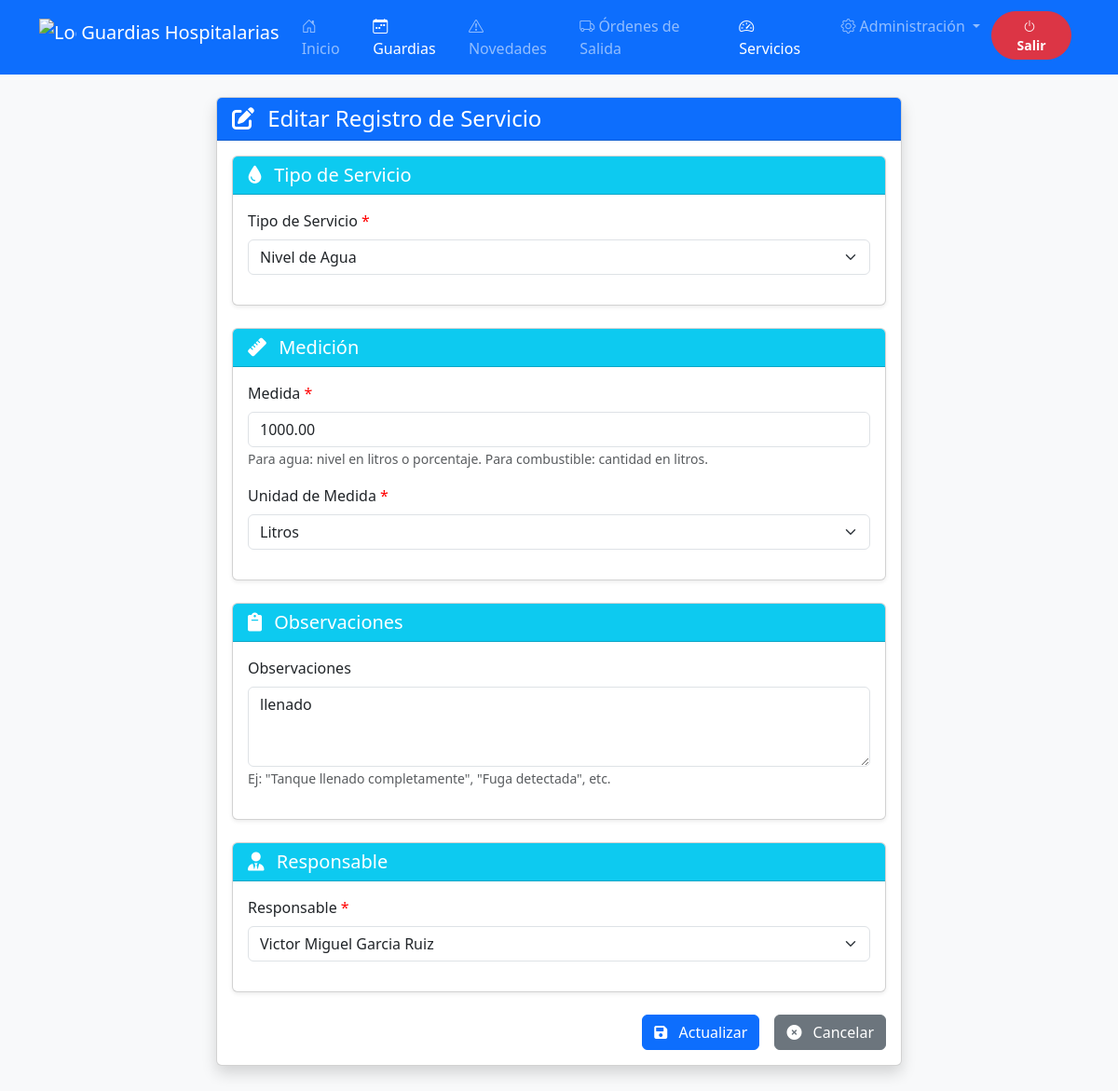
Page /sistema_guardias/modulos/servicios/editar_servicio.php?id=7 (signed in) on the committed database.
### tables this page shows
CREATE TABLE `servicios` (
  `id_servicio` int(11) NOT NULL,
  `tipo` enum('agua','combustible') NOT NULL,
  `medida` decimal(10,2) NOT NULL,
  `unidad` enum('litros','porcentaje') DEFAULT 'litros',
  `observaciones` text DEFAULT NULL,
  `responsable` int(11) NOT NULL,
  `fecha_registro` datetime NOT NULL DEFAULT current_timestamp()
);

CREATE TABLE `personal` (
  `id_personal` int(11) NOT NULL,
  `nombre` varchar(100) NOT NULL,
  `apellido` varchar(100) NOT NULL,
  `grado` varchar(20) NOT NULL,
  `estado` tinyint(1) DEFAULT 1
);

### sistema_guardias/includes/funciones/funciones_servicios.php (called while the page is built, shortened)
<?php
function obtenerServicioPorId($conn, $id_servicio) {
    $stmt = $conn->prepare("SELECT * FROM servicios WHERE id_servicio = ?");
    $stmt->bind_param("i", $id_servicio);
    $stmt->execute();
    $result = $stmt->get_result();
    return $result->fetch_assoc();
}

### sistema_guardias/modulos/servicios/editar_servicio.php (the view, shortened to what this page needs)
<?php
require_once "../../includes/conexion.php";
require_once "../../includes/funciones/funciones_servicios.php";
$id_servicio = isset($_GET['id']) ? (int)$_GET['id'] : 0;
$servicio = obtenerServicioPorId($conn, $id_servicio);
$personal = [];
try {
    $stmt = $conn->query("SELECT id_personal, nombre, apellido FROM personal WHERE estado = 1 ORDER BY nombre");
    $personal = $stmt->fetch_all(MYSQLI_ASSOC);
} catch (Exception $e) {
    error_log("Error al obtener personal: " . $e->getMessage());
}
$titulo_pagina = "Editar Registro de Servicio";
?>
<!DOCTYPE html>
<html lang="es">
<head>
    <link href="../../assets/css/bootstrap.min.css" rel="stylesheet">
    <link href="https://cdn.jsdelivr.net/npm/bootstrap-icons@1.8.0/font/bootstrap-icons.css" rel="stylesheet">
    <link href="https://cdnjs.cloudflare.com/ajax/libs/font-awesome/6.0.0-beta3/css/all.min.css" rel="stylesheet">
</head>
<body class="bg-light">
    <?php include "../../includes/navbar.php"; ?>
    <div class="container py-4">
        <div class="row justify-content-center">
            <div class="col-md-8">
                <div class="card shadow mb-4">
                    <div class="card-header bg-primary text-white">
                        <h4 class="mb-0"><i class="fas fa-edit me-2"></i> <?= htmlspecialchars($titulo_pagina) ?></h4>
                    </div>
                    <div class="card-body">
                        <form action="proceso_editar_servicio.php" method="post" id="formServicio">
                            <div class="card mb-4 shadow-sm">
                                <div class="card-header bg-info text-white">
                                    <h5 class="mb-0"><i class="fas fa-tint me-2"></i> Tipo de Servicio</h5>
                                </div>
                                <div class="card-body">
                                    <div class="mb-3">
                                        <label for="tipo" class="form-label required-field">Tipo de Servicio</label>
                                        <select class="form-select" id="tipo" name="tipo" required>
                                            <option value="agua" <?= $servicio['tipo'] == 'agua' ? 'selected' : '' ?>>Nivel de Agua</option>
                                        </select>
                                    </div>
                                </div>
                            </div>
                            <div class="card mb-4 shadow-sm">
                                <div class="card-header bg-info text-white">
                                    <h5 class="mb-0"><i class="fas fa-ruler me-2"></i> Medición</h5>
                                </div>
                                <div class="card-body">
                                    <div class="mb-3">
                                        <label for="medida" class="form-label required-field">Medida</label>
                                        <input type="number" step="0.01" class="form-control" id="medida" name="medida"
                                               value="<?= htmlspecialchars($servicio['medida']) ?>" required>
                                        <small class="text-muted">Para agua: nivel en litros o porcentaje. Para combustible: cantidad en litros.</small>
                                    </div>
                                    <div class="mb-3">
                                        <label for="unidad" class="form-label required-field">Unidad de Medida</label>
                                        <select class="form-select" id="unidad" name="unidad" required>
                                            <option value="litros" <?= $servicio['unidad'] == 'litros' ? 'selected' : '' ?>>Litros</option>
                                        </select>
                                    </div>
                                </div>
                            </div>
                            <div class="card mb-4 shadow-sm">
                                <div class="card-header bg-info text-white">
                                    <h5 class="mb-0"><i class="fas fa-clipboard me-2"></i> Observaciones</h5>
                                </div>
                                <div class="card-body">
                                    <div class="mb-3">
                                        <label for="observaciones" class="form-label">Observaciones</label>
                                        <textarea class="form-control" id="observaciones" name="observaciones" rows="3"><?= htmlspecialchars($servicio['observaciones']) ?></textarea>
                                        <small class="text-muted">Ej: "Tanque llenado completamente", "Fuga detectada", etc.</small>
                                    </div>
                                </div>
                            </div>
                            <div class="card mb-4 shadow-sm">
                                <div class="card-header bg-info text-white">
                                    <h5 class="mb-0"><i class="fas fa-user-tie me-2"></i> Responsable</h5>
                                </div>
                                <div class="card-body">
                                    <div class="mb-3">
                                        <label for="responsable" class="form-label required-field">Responsable</label>
                                        <select class="form-select" id="responsable" name="responsable" required>
                                            <?php foreach ($personal as $p): ?>
                                                <option value="<?= htmlspecialchars($p['id_personal']) ?>"
                                                    <?= (isset($servicio['responsable']) && $servicio['responsable'] == $p['id_personal']) ? 'selected' : '' ?>>
                                                    <?= htmlspecialchars($p['nombre'] . ' ' . $p['apellido']) ?>
                                                </option>
                                            <?php endforeach; ?>
                                        </select>
                                    </div>
                                </div>
                            </div>
                            <div class="d-grid gap-2 d-md-flex justify-content-md-end mt-4">
                                <button type="submit" class="btn btn-primary me-md-2">
                                    <i class="fas fa-save me-2"></i> Actualizar
                                </button>
                                <a href="listar_servicios.php" class="btn btn-secondary">
                                    <i class="fas fa-times-circle me-2"></i> Cancelar
                                </a>
                            </div>
                        </form>
                    </div>
                </div>
            </div>
        </div>
    </div>
    <?php include "../../includes/footer.php"; ?>
</body>
</html>

### sistema_guardias/modulos/servicios/editar_servicio.php (style rules this page uses)
.required-field::after { content: " *"; color: red; }
.card-header { font-weight: 600; }

### rows in the picture
servicios: tipo "Nivel de Agua", medida "1000.00", unidad "Litros", observaciones "llenado", responsable "Victor Miguel Garcia Ruiz"

### other values in the picture
$titulo_pagina "Editar Registro de Servicio"
